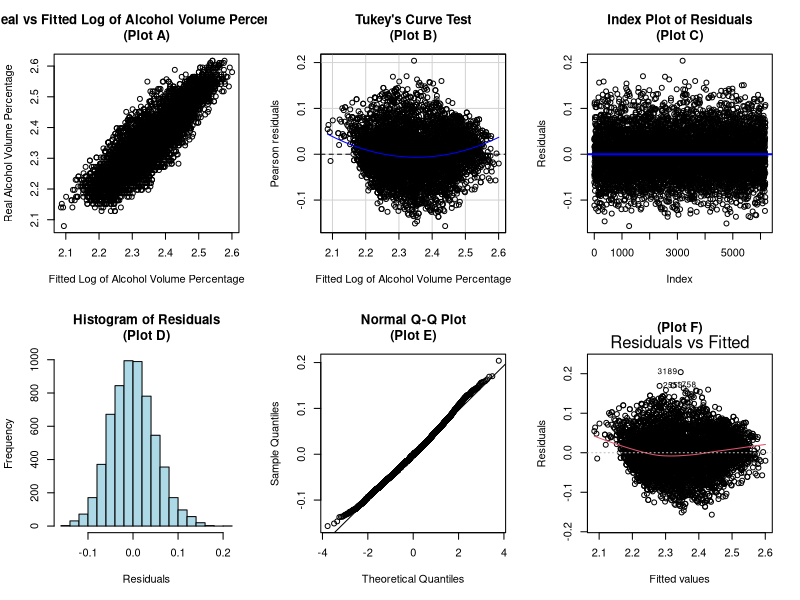
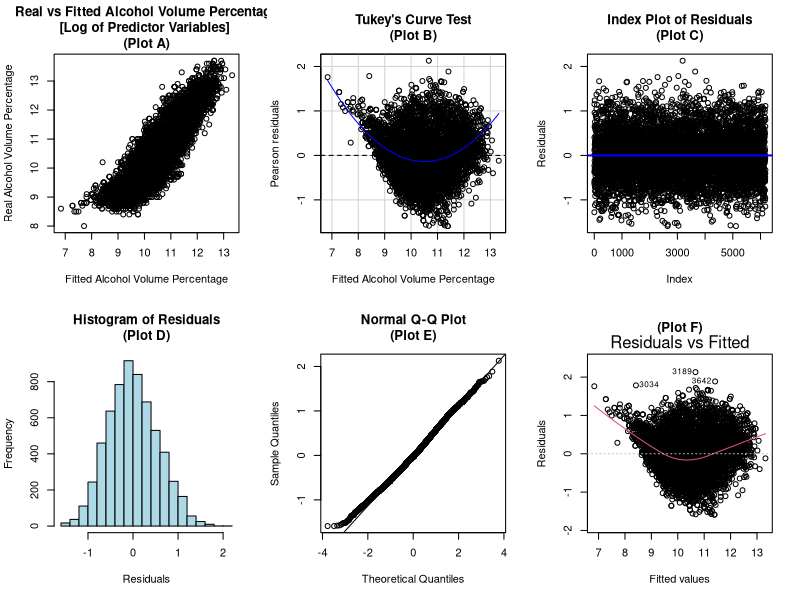
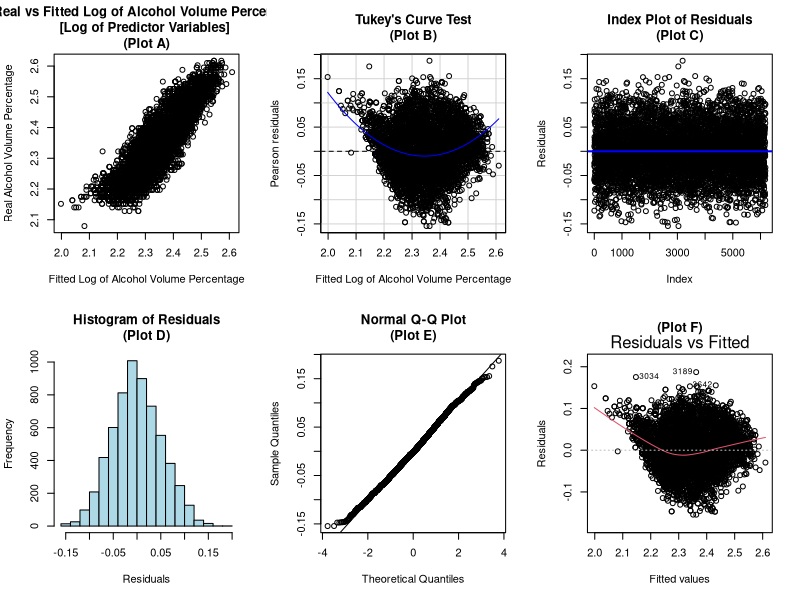

The R source for these figures, in order:
# Derin Gezgin | Johnny Andreasen | Sababa Ahmed
# Fall 2024 | STA 207: Advanced Regression Techniques
# Data Analysis Project | Complete Code
# 5. Applying the log Transformation to response and/or predictor variables
#
#
#

library(car)
library(lmtest)

################## FUNCTION FOR CHECKING LINE CONDITIONS##################

line_assumption_checks = function(y_var, model, model_type, y_lab) {
    # Setting up the grid-space for plotting
    par(mfrow = c(2, 3))
    
    ##### Checking for the Linearity Assumption #####
    # Real vs Fitted Values Plot #
    plot(x = model$fitted.values,
         y = y_var,
         xlab = paste("Fitted", y_lab), 
         ylab = "Real Alcohol Volume Percentage", 
         main = paste("Real vs Fitted", model_type, "\n(Plot A)"))
    abline(h = 0, col = "red", lwd = 2)
    
    # Tukey Test #
    tukey.test = residualPlot(model,
                              main = "Tukey's Curve Test\n(Plot B)",
                              xlab=paste("Fitted", y_lab))
    print(tukey.test)
    
    ##### Checking the Independence Assumption #####
    # Index Plot of Residuals #
    plot(model$residuals, 
         ylab = "Residuals", 
         xlab = "Index", 
         main = "Index Plot of Residuals\n(Plot C)")
    abline(h = mean(model$residuals), col = "blue", lwd = 2)
    
    ##### Checking the Normality Assumption #####
    # Histogram of Residuals #
    hist(model$residuals, 
         main = "Histogram of Residuals\n(Plot D)", 
         xlab = "Residuals", 
         col = "lightblue", 
         border = "black")
    
    # Q-Q Plot #
    qqnorm(model$residuals, main = "Normal Q-Q Plot\n(Plot E)")
    qqline(model$residuals)
    
    ##### Homoscedasticity Assumption #####
    # Residuals vs Fitted Values Plot #
    plot(model, 
         which = 1,
         main=paste("(Plot F)"))
    
    # BP Test #
    bp_test = bptest(model)
    print(bp_test)
    
    # Reset plotting layout
    par(mfrow = c(1, 1))
}

################################################################################

### Loading Data ###
wine_data = read.csv("winequality_cleaned.csv")

# As the data was manually merged, this shuffles the data -with a set random seed-
PCH = 19
CEX = 0.3


### Response Variable ###
Y = wine_data$alcohol

### Predictor Variables ###
X1 = wine_data$residual.sugar
X2 = wine_data$density
X3 = wine_data$pH
X4 = wine_data$fixed.acidity

# Log Transformation #
### 1. Taking the log of the response variable ###
log_response_model = lm(log(Y) ~ X1 + X2 + X3 + X4)
summary(log_response_model)

line_assumption_checks(log(Y), log_response_model, "Log of Alcohol Volume Percentage", "Log of Alcohol Volume Percentage")

### 2. Taking the log of the  predictor variables ###
log_predictor_model = lm(Y ~ log(X1) + log(X2) + log(X3) + log(X4))
summary(log_predictor_model)

line_assumption_checks(Y, log_predictor_model, "Alcohol Volume Percentage\n[Log of Predictor Variables]", "Alcohol Volume Percentage")

### 3. Model with both response and predictor variables as log transformed ###

log_complete_model = lm(log(Y) ~ log(X1) + log(X2) + log(X3) + log(X4))
summary(log_complete_model)

line_assumption_checks(log(Y), log_complete_model, "Log of Alcohol Volume Percentage\n[Log of Predictor Variables]", "Log of Alcohol Volume Percentage")
